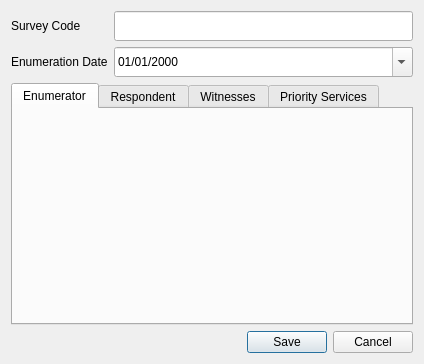
<?xml version="1.0" encoding="UTF-8"?>
<ui version="4.0">
 <class>frmSurvey</class>
 <widget class="QDialog" name="frmSurvey">
  <property name="geometry">
   <rect>
    <x>0</x>
    <y>0</y>
    <width>424</width>
    <height>364</height>
   </rect>
  </property>
  <property name="windowTitle">
   <string>Survey Details</string>
  </property>
  <layout class="QGridLayout" name="gridLayout">
   <item row="1" column="0">
    <widget class="QLabel" name="label_2">
     <property name="text">
      <string>Survey Code</string>
     </property>
    </widget>
   </item>
   <item row="1" column="1">
    <widget class="QLineEdit" name="txtSurveyCode">
     <property name="minimumSize">
      <size>
       <width>0</width>
       <height>30</height>
      </size>
     </property>
     <property name="readOnly">
      <bool>true</bool>
     </property>
    </widget>
   </item>
   <item row="2" column="0">
    <widget class="QLabel" name="label">
     <property name="text">
      <string>Enumeration Date</string>
     </property>
    </widget>
   </item>
   <item row="2" column="1">
    <widget class="QDateEdit" name="dtEnumDate">
     <property name="minimumSize">
      <size>
       <width>0</width>
       <height>30</height>
      </size>
     </property>
     <property name="displayFormat">
      <string>dd/MM/yyyy</string>
     </property>
     <property name="calendarPopup">
      <bool>true</bool>
     </property>
    </widget>
   </item>
   <item row="3" column="0" colspan="2">
    <widget class="QTabWidget" name="tabWidget">
     <property name="currentIndex">
      <number>0</number>
     </property>
     <widget class="ForeignKeyMapper" name="tab">
      <attribute name="title">
       <string>Enumerator</string>
      </attribute>
     </widget>
     <widget class="ForeignKeyMapper" name="tab_2">
      <attribute name="title">
       <string>Respondent</string>
      </attribute>
     </widget>
     <widget class="ForeignKeyMapper" name="tab_3">
      <attribute name="title">
       <string>Witnesses</string>
      </attribute>
     </widget>
     <widget class="QWidget" name="tab_4">
      <attribute name="title">
       <string>Priority Services</string>
      </attribute>
     </widget>
    </widget>
   </item>
   <item row="4" column="0" colspan="2">
    <widget class="QDialogButtonBox" name="buttonBox">
     <property name="orientation">
      <enum>Qt::Horizontal</enum>
     </property>
     <property name="standardButtons">
      <set>QDialogButtonBox::Cancel|QDialogButtonBox::Save</set>
     </property>
    </widget>
   </item>
   <item row="0" column="0" colspan="2">
    <layout class="QVBoxLayout" name="vlNotification"/>
   </item>
  </layout>
 </widget>
 <customwidgets>
  <customwidget>
   <class>ForeignKeyMapper</class>
   <extends>QWidget</extends>
   <header>.ForeignKeyMapper</header>
   <container>1</container>
  </customwidget>
 </customwidgets>
 <resources/>
 <connections/>
</ui>
